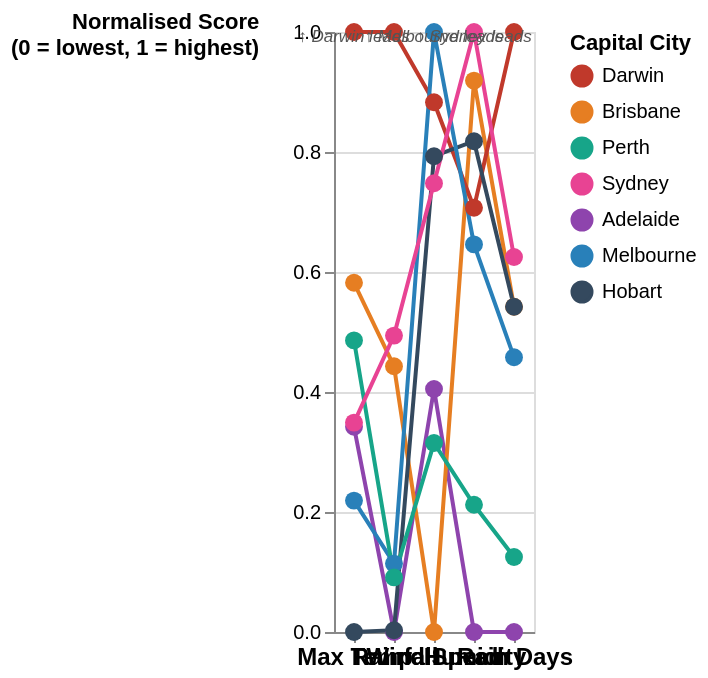

The specification (Vega-Lite) saved for this image:
### Vega-Lite specification from a JSON file in a GitHub repository (floating-point values rounded to 4 significant figures)
{"$schema": "https://vega.github.io/schema/vega-lite/v5.json", "width": "container", "height": "container", "data": {"values": [{"city": "Adelaide", "metric": "Max Temp", "norm": 0.342, "raw": "22.9°C"}, {"city": "Adelaide", "metric": "Rainfall", "norm": 0.0, "raw": "1.6 mm/day"}, {"city": "Adelaide", "metric": "Wind Speed", "norm": 0.405, "raw": "15.5 km/h"}, {"city": "Adelaide", "metric": "Humidity", "norm": 0.0, "raw": "44.8%"}, {"city": "Adelaide", "metric": "Rain Days", "norm": 0.0, "raw": "15%"}, {"city": "Brisbane", "metric": "Max Temp", "norm": 0.582, "raw": "26.4°C"}, {"city": "Brisbane", "metric": "Rainfall", "norm": 0.443, "raw": "3.1 mm/day"}, {"city": "Brisbane", "metric": "Wind Speed", "norm": 0.0, "raw": "11.0 km/h"}, {"city": "Brisbane", "metric": "Humidity", "norm": 0.919, "raw": "53.9%"}, {"city": "Brisbane", "metric": "Rain Days", "norm": 0.542, "raw": "28%"}, {"city": "Darwin", "metric": "Max Temp", "norm": 1.0, "raw": "32.5°C"}, {"city": "Darwin", "metric": "Rainfall", "norm": 1.0, "raw": "5.1 mm/day"}, {"city": "Darwin", "metric": "Wind Speed", "norm": 0.883, "raw": "20.8 km/h"}, {"city": "Darwin", "metric": "Humidity", "norm": 0.707, "raw": "51.8%"}, {"city": "Darwin", "metric": "Rain Days", "norm": 1.0, "raw": "39%"}, {"city": "Hobart", "metric": "Max Temp", "norm": 0.0, "raw": "17.9°C"}, {"city": "Hobart", "metric": "Rainfall", "norm": 0.003, "raw": "1.6 mm/day"}, {"city": "Hobart", "metric": "Wind Speed", "norm": 0.793, "raw": "19.8 km/h"}, {"city": "Hobart", "metric": "Humidity", "norm": 0.818, "raw": "52.9%"}, {"city": "Hobart", "metric": "Rain Days", "norm": 0.542, "raw": "28%"}, {"city": "Melbourne", "metric": "Max Temp", "norm": 0.219, "raw": "21.1°C"}, {"city": "Melbourne", "metric": "Rainfall", "norm": 0.114, "raw": "2.0 mm/day"}, {"city": "Melbourne", "metric": "Wind Speed", "norm": 1.0, "raw": "22.1 km/h"}, {"city": "Melbourne", "metric": "Humidity", "norm": 0.646, "raw": "51.2%"}, {"city": "Melbourne", "metric": "Rain Days", "norm": 0.458, "raw": "26%"}, {"city": "Perth", "metric": "Max Temp", "norm": 0.486, "raw": "25.0°C"}, {"city": "Perth", "metric": "Rainfall", "norm": 0.091, "raw": "1.9 mm/day"}, {"city": "Perth", "metric": "Wind Speed", "norm": 0.315, "raw": "14.5 km/h"}, {"city": "Perth", "metric": "Humidity", "norm": 0.212, "raw": "46.9%"}, {"city": "Perth", "metric": "Rain Days", "norm": 0.125, "raw": "18%"}, {"city": "Sydney", "metric": "Max Temp", "norm": 0.349, "raw": "23.0°C"}, {"city": "Sydney", "metric": "Rainfall", "norm": 0.494, "raw": "3.3 mm/day"}, {"city": "Sydney", "metric": "Wind Speed", "norm": 0.748, "raw": "19.3 km/h"}, {"city": "Sydney", "metric": "Humidity", "norm": 1.0, "raw": "54.7%"}, {"city": "Sydney", "metric": "Rain Days", "norm": 0.625, "raw": "30%"}]}, "layer": [{"params": [{"name": "cityHighlight", "select": {"type": "point", "fields": ["city"], "on": "click"}, "bind": "legend"}], "mark": {"type": "line", "point": {"filled": true, "size": 80}}, "encoding": {"x": {"field": "metric", "type": "nominal", "sort": ["Max Temp", "Rainfall", "Wind Speed", "Humidity", "Rain Days"], "axis": {"labelAngle": 0, "labelFontSize": 12, "labelFontWeight": "bold"}, "title": null}, "y": {"field": "norm", "type": "quantitative", "scale": {"domain": [0, 1]}, "axis": {"title": ["Normalised Score", "(0 = lowest, 1 = highest)"], "tickCount": 5, "grid": true, "titleAngle": 0, "titleAnchor": "end", "titleAlign": "right"}}, "color": {"field": "city", "type": "nominal", "title": "Capital City", "scale": {"domain": ["Darwin", "Brisbane", "Perth", "Sydney", "Adelaide", "Melbourne", "Hobart"], "range": ["#c0392b", "#e67e22", "#17a589", "#e84393", "#8e44ad", "#2980b9", "#34495e"]}}, "detail": {"field": "city", "type": "nominal"}, "opacity": {"condition": {"param": "cityHighlight", "value": 1}, "value": 0.08}, "tooltip": [{"field": "city", "type": "nominal", "title": "Capital City"}, {"field": "metric", "type": "nominal", "title": "Metric"}, {"field": "raw", "type": "nominal", "title": "Value"}]}}, {"data": {"values": [{"metric": "Max Temp", "norm": 0.96, "note": "↑ Darwin leads"}, {"metric": "Wind Speed", "norm": 0.96, "note": "↑ Melbourne leads"}, {"metric": "Humidity", "norm": 0.96, "note": "↑ Sydney leads"}]}, "mark": {"type": "text", "align": "center", "fontSize": 8.5, "fontStyle": "italic", "color": "#555", "dy": -10}, "encoding": {"x": {"field": "metric", "type": "nominal", "sort": ["Max Temp", "Rainfall", "Wind Speed", "Humidity", "Rain Days"]}, "y": {"field": "norm", "type": "quantitative"}, "text": {"field": "note", "type": "nominal"}}}]}
